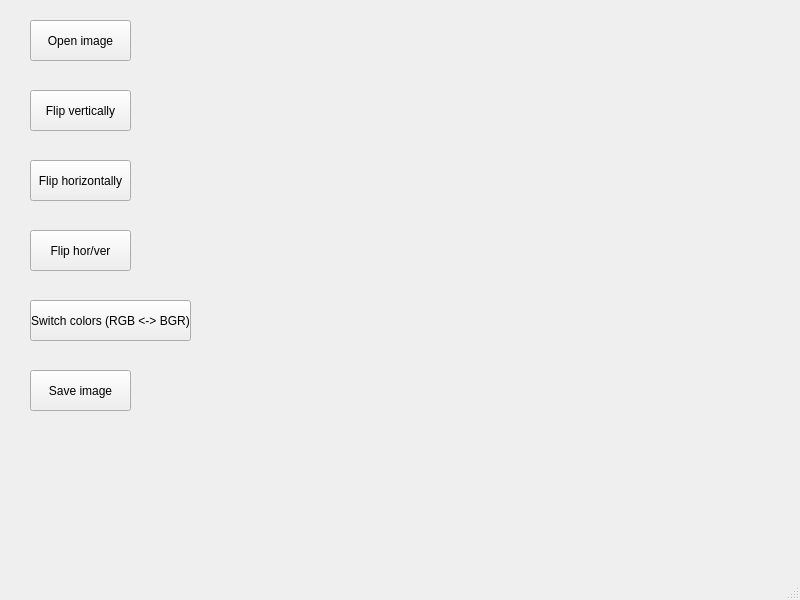
<?xml version="1.0" encoding="UTF-8"?>
<ui version="4.0">
 <class>MainWindow</class>
 <widget class="QMainWindow" name="MainWindow">
  <property name="geometry">
   <rect>
    <x>0</x>
    <y>0</y>
    <width>800</width>
    <height>600</height>
   </rect>
  </property>
  <property name="windowTitle">
   <string>MainWindow</string>
  </property>
  <widget class="QWidget" name="centralwidget">
   <widget class="QPushButton" name="openImgButton">
    <property name="geometry">
     <rect>
      <x>30</x>
      <y>20</y>
      <width>101</width>
      <height>41</height>
     </rect>
    </property>
    <property name="text">
     <string>Open image</string>
    </property>
   </widget>
   <widget class="QPushButton" name="flipVerticalButton">
    <property name="geometry">
     <rect>
      <x>30</x>
      <y>90</y>
      <width>101</width>
      <height>41</height>
     </rect>
    </property>
    <property name="text">
     <string>Flip vertically</string>
    </property>
   </widget>
   <widget class="QLabel" name="label">
    <property name="geometry">
     <rect>
      <x>280</x>
      <y>30</y>
      <width>491</width>
      <height>311</height>
     </rect>
    </property>
    <property name="text">
     <string/>
    </property>
   </widget>
   <widget class="QPushButton" name="flipHorButton">
    <property name="geometry">
     <rect>
      <x>30</x>
      <y>160</y>
      <width>101</width>
      <height>41</height>
     </rect>
    </property>
    <property name="text">
     <string>Flip horizontally</string>
    </property>
   </widget>
   <widget class="QPushButton" name="flipHorVerButton">
    <property name="geometry">
     <rect>
      <x>30</x>
      <y>230</y>
      <width>101</width>
      <height>41</height>
     </rect>
    </property>
    <property name="text">
     <string>Flip hor/ver</string>
    </property>
   </widget>
   <widget class="QPushButton" name="switchColorButton">
    <property name="geometry">
     <rect>
      <x>30</x>
      <y>300</y>
      <width>161</width>
      <height>41</height>
     </rect>
    </property>
    <property name="text">
     <string>Switch colors (RGB &lt;-&gt; BGR)</string>
    </property>
   </widget>
   <widget class="QPushButton" name="saveImgButton">
    <property name="geometry">
     <rect>
      <x>30</x>
      <y>370</y>
      <width>101</width>
      <height>41</height>
     </rect>
    </property>
    <property name="text">
     <string>Save image</string>
    </property>
   </widget>
  </widget>
  <widget class="QMenuBar" name="menubar">
   <property name="geometry">
    <rect>
     <x>0</x>
     <y>0</y>
     <width>800</width>
     <height>21</height>
    </rect>
   </property>
  </widget>
  <widget class="QStatusBar" name="statusbar"/>
 </widget>
 <resources/>
 <connections/>
</ui>
